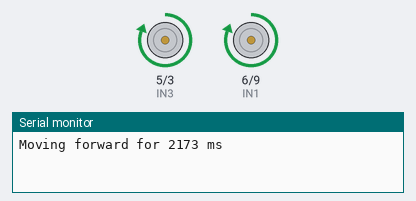
The sketch below on a simulated Arduino Uno, built with avr-gcc and run on an emulated ATmega328P. Parts: motor-driver pin pairs drawn as motors (green arrow = first pin HIGH = forward, orange = second pin HIGH = backward, longer = more drive), the last lines printed to the serial monitor.

Above: at 0.1 s.
At 2.2 s:
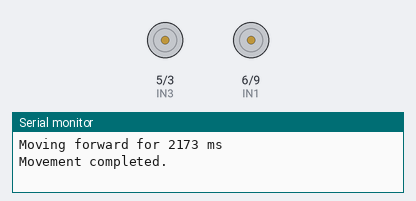
Timing chart, 0 to 3.7 s (numbered marks = the images above):
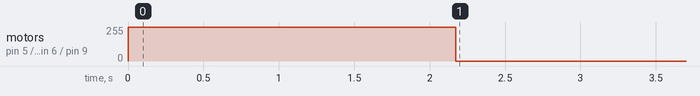

The sketch:

Lab4ForwardCode.ino
```cpp
// Motor control pins
#define IN1 6   // Motor 1 forward pin
#define IN2 9   // Motor 1 backward pin
#define IN3 5   // Motor 2 forward pin
#define IN4 3   // Motor 2 backward pin

// Wheel parameters
const float averageSpeed = 0.46;  // m/s (average speed)

// Time to move 1 meter (calculated from average speed)
const float distanceToMove = 1.0; // meters
unsigned long moveTime = (distanceToMove / averageSpeed) * 1000; // Time in milliseconds

void setup() {
  Serial.begin(9600);

  pinMode(IN1, OUTPUT);
  pinMode(IN2, OUTPUT);
  pinMode(IN3, OUTPUT);
  pinMode(IN4, OUTPUT);

  // Start the motors to move forward 1 meter
  moveForward(1.0); // Move forward by 1 meter
}

void loop() {
  // No need to do anything in loop
}

// Function to move both motors forward by a given distance (in meters)
void moveForward(float distance) {
  // Time to move (based on average speed)
  unsigned long moveDuration = (distance / averageSpeed) * 1000; // Time in milliseconds

  // Activate both motors to move forward
  digitalWrite(IN1, HIGH);  // Motor 1 forward
  digitalWrite(IN2, LOW);   // Motor 1 backward
  digitalWrite(IN3, HIGH);  // Motor 2 forward
  digitalWrite(IN4, LOW);   // Motor 2 backward

  Serial.print("Moving forward for ");
  Serial.print(moveDuration);
  Serial.println(" ms");

  // Wait for the motor to run the required time
  delay(moveDuration);

  // Stop both motors after moving
  digitalWrite(IN1, LOW);
  digitalWrite(IN2, LOW);
  digitalWrite(IN3, LOW);
  digitalWrite(IN4, LOW);

  Serial.println("Movement completed.");
}
```
